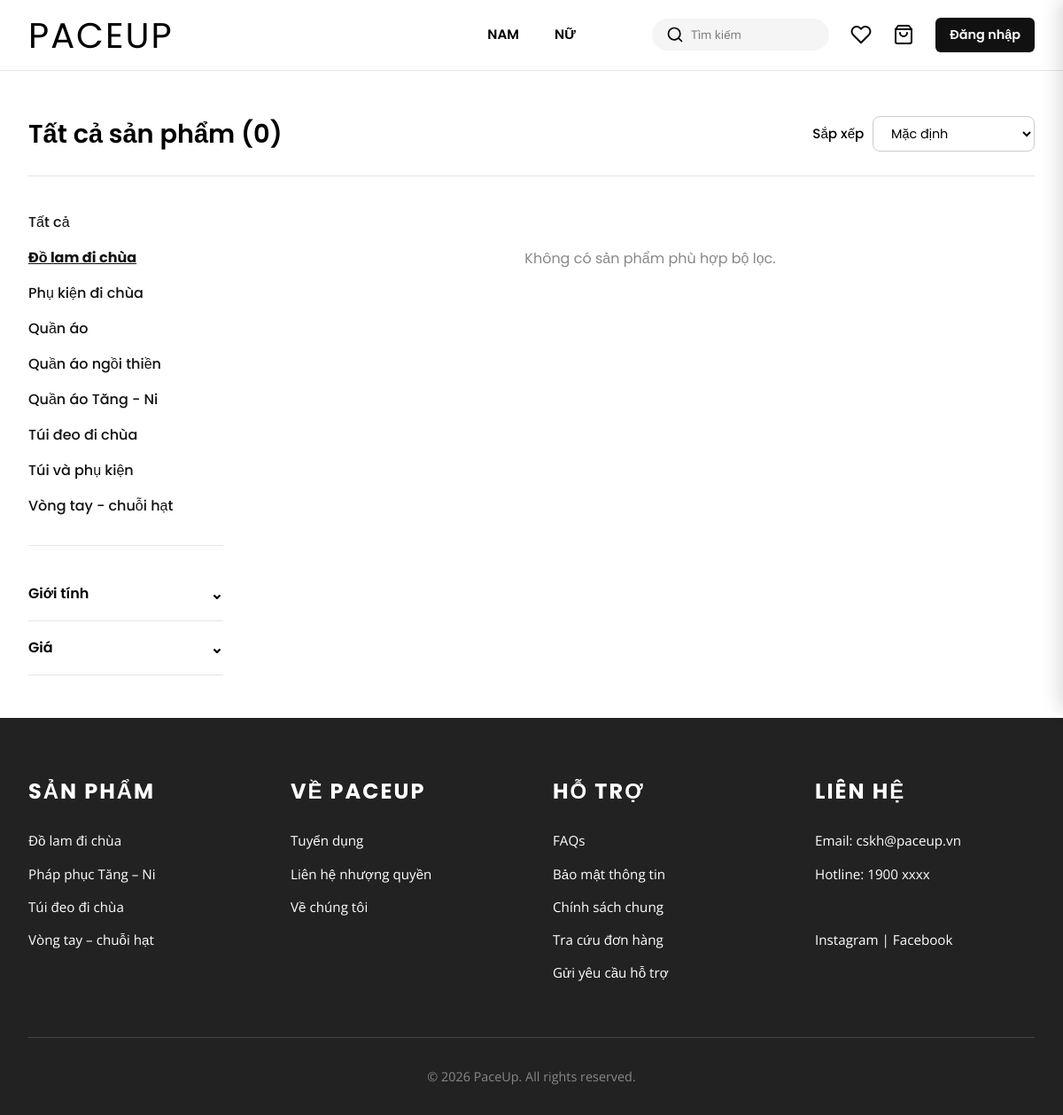
The app's page /shop?category=Đồ+lam+đi+chùa&gender=all with its own data.
### tables this page shows
CREATE TABLE IF NOT EXISTS `categories` (
  `id` INT UNSIGNED NOT NULL AUTO_INCREMENT,
  `parent_id` INT UNSIGNED DEFAULT NULL,
  `name` VARCHAR(150) NOT NULL,
  `slug` VARCHAR(180) NOT NULL,
  `description` TEXT DEFAULT NULL,
  `image_url` VARCHAR(500) DEFAULT NULL,
  `meta_title` VARCHAR(255) DEFAULT NULL,
  `meta_description` VARCHAR(500) DEFAULT NULL,
  `meta_image_url` VARCHAR(500) DEFAULT NULL,
  `status` TINYINT(1) NOT NULL DEFAULT 1 COMMENT '1: hiển thị, 0: ẩn',
  `sort_order` INT NOT NULL DEFAULT 0,
  `created_at` DATETIME NOT NULL DEFAULT CURRENT_TIMESTAMP,
  `updated_at` DATETIME NOT NULL DEFAULT CURRENT_TIMESTAMP ON UPDATE CURRENT_TIMESTAMP,
  PRIMARY KEY (`id`),
  UNIQUE KEY `categories_slug_unique` (`slug`),
  KEY `categories_parent_status_idx` (`parent_id`, `status`, `sort_order`),
  CONSTRAINT `categories_parent_fk`
    FOREIGN KEY (`parent_id`) REFERENCES `categories` (`id`)
    ON DELETE SET NULL ON UPDATE CASCADE
);

### app/Controller/ShopController.php (called while the page is built, shortened)
<?php
class ShopController {
    public function index() {
        $productModel = new Product();
        $gender = isset($_GET['gender']) ? strtolower(trim((string)$_GET['gender'])) : 'all';
        $gender = [
            'mens' => 'men',
            'womens' => 'women',
        ][$gender] ?? $gender;
        $category = $_GET['category'] ?? 'all';
        $sort = $_GET['sort'] ?? 'default';
        $priceRange = $_GET['price'] ?? 'all';
        $keyword = trim($_GET['q'] ?? '');
        $products = $productModel->getProductsByFilter([
            'gender' => $gender,
            'category' => $category,
            'price' => $priceRange,
            'sort' => $sort,
            'keyword' => $keyword
        ]);
        $categories = $productModel->getActiveCategories();
        require __DIR__ . '/../Views/shop.php';
    }
}

### app/Core/Router.php (called while the page is built, shortened)
<?php
class Router {
    protected $routes = [];
    public function add($route, $controller, $action) {
        $route = self::normalizePath($route);
        $controller = str_replace('/', '\\', trim($controller, '\\/'));
        $this->routes[$route] = [
            'controller' => $controller,
            'action' => $action
        ];
    }
    public function dispatch($url) {
        $url = self::normalizePath($url);
        $controller = new $controllerName();
        $action = $this->routes[$url]['action'];
        $controller->$action();
    }
    public static function normalizePath($path) {
        $path = parse_url((string) $path, PHP_URL_PATH);
        $path = str_replace('\\', '/', $path ?: '/');
        $path = preg_replace('#/+#', '/', $path);
        $path = '/' . trim($path, '/');
        return $path === '/' ? '/' : rtrim($path, '/');
    }
}

### app/Core/App.php (called while the page is built, shortened)
<?php
    class App {
        private static $autoloadRegistered = false;
        public static function run() {
            try {
                $path = self::currentPath();
                self::router()->dispatch($path);
            } catch (\Throwable $exception) {
                self::renderException($exception);
            }
        }
        public static function router() {
            $router = new Router();
            return $router;
        }
        public static function rootPath() {
            return dirname(__DIR__, 2);
        }
        public static function currentPath() {
            $requestPath = parse_url($_SERVER['REQUEST_URI'] ?? '/', PHP_URL_PATH);
            $requestPath = self::normalizeSlashes($requestPath ?: '/');
            return self::normalizeRoutePath($requestPath);
        }
        private static function registerAutoloader() {
            if (self::$autoloadRegistered) {
                return;
            }
            spl_autoload_register(function ($class) {
                $prefix = 'App\\';
                $relativeClass = substr($class, strlen($prefix));
                $file = self::rootPath() . '/app/' . str_replace('\\', '/', $relativeClass) . '.php';
            });
            self::$autoloadRegistered = true;
        }
        private static function normalizeSlashes($path) {
            return preg_replace('#/+#', '/', str_replace('\\', '/', (string) $path));
        }
        private static function normalizeRoutePath($path) {
            $path = parse_url((string) $path, PHP_URL_PATH);
            $path = '/' . trim(self::normalizeSlashes($path ?: '/'), '/');
            return $path === '/' ? '/' : rtrim($path, '/');
        }
    }

### index.php (called while the page is built)
<?php
require_once __DIR__ . '/app/Core/App.php';
App\Core\App::run();

### config/database.php (called while the page is built)
<?php
return [
    'host' => '127.0.0.1;port=8889',
    'dbname' => 'paceup_db',
    'user' => 'root',
    'password' => 'root',
    'charset' => 'utf8mb4'
];

### app/Models/Database.php (called while the page is built, shortened)
<?php
class Database {
    private static $instance = null;
    private $connection;
    private function __construct() {
        $config = require __DIR__ . '/../../config/database.php';
        $dsn = "mysql:host={$config['host']};dbname={$config['dbname']};charset={$config['charset']}";
        try {
            $this->connection = new PDO($dsn, $config['user'], $config['password']);
            $this->connection->setAttribute(PDO::ATTR_ERRMODE, PDO::ERRMODE_EXCEPTION);
            $this->connection->setAttribute(PDO::ATTR_DEFAULT_FETCH_MODE, PDO::FETCH_ASSOC);
            $this->ensureEcommerceSchema();
        } catch (PDOException $e) {
            die("Lỗi kết nối cơ sở dữ liệu: " . $e->getMessage());
        }
    }
    public static function getInstance() {
        if (!self::$instance) {
            self::$instance = new Database();
        }
        return self::$instance;
    }
    public function getConnection() {
        return $this->connection;
    }
    private function ensureEcommerceSchema(): void {
        try {
            $this->connection->exec("CREATE TABLE IF NOT EXISTS `schema_migrations` (
                `version` VARCHAR(100) NOT NULL,
                `applied_at` DATETIME NOT NULL DEFAULT CURRENT_TIMESTAMP,
                PRIMARY KEY (`version`)
            ) ENGINE=InnoDB DEFAULT CHARSET=utf8mb4 COLLATE=utf8mb4_unicode_ci");
            $stmt = $this->connection->prepare('SELECT 1 FROM schema_migrations WHERE version = :version LIMIT 1');
            $stmt->execute(['version' => 'ecommerce_business_v8']);
            if ($stmt->fetchColumn()) {
                return;
            }
            $this->connection->prepare('INSERT INTO schema_migrations (version) VALUES (:version)')->execute(['version' => 'ecommerce_business_v8']);
        } catch (PDOException $e) {
        }
    }
}

### app/Models/BaseModel.php (called while the page is built, shortened)
<?php
class BaseModel {
    public function __construct() {
        $this->db = Database::getInstance()->getConnection();
    }
}

### app/Models/Product.php (called while the page is built, shortened)
<?php
class Product extends BaseModel {
    public function __construct() {
        parent::__construct();
    }
    public function getProductsByFilter($filters = []) {
        $sql = "SELECT p.*, p.base_price AS price, c.name AS category,
                (SELECT image_url FROM product_images pi WHERE pi.product_id = p.id ORDER BY pi.is_primary DESC, pi.id ASC LIMIT 1) AS image
                FROM product p
                LEFT JOIN categories c ON p.category_id = c.id
                WHERE p.status = 1 AND (p.category_id IS NULL OR c.status = 1)
                AND EXISTS (SELECT 1 FROM product_variants pv_available WHERE pv_available.product_id = p.id)";
        $params = [];
        if (!empty($filters['category']) && $filters['category'] !== 'all') {
            $sql .= " AND c.name = :category";
            $params['category'] = $filters['category'];
        }
        if (!empty($filters['sort'])) {
            switch ($filters['sort']) {
                default:
                    $sql .= " ORDER BY p.id DESC";
                    break;
            }
        } else {
            $sql .= " ORDER BY p.id DESC";
        }
        $stmt = $this->db->prepare($sql);
        $stmt->execute($params);
        return $stmt->fetchAll(PDO::FETCH_ASSOC);
    }
    public function getActiveCategories() {
        $stmt = $this->db->prepare("SELECT * FROM categories WHERE status = 1 ORDER BY name ASC");
        $stmt->execute();
        return $stmt->fetchAll(PDO::FETCH_ASSOC);
    }
}

### app/Views/shop.php (the view, shortened to what this page needs)
<?php include __DIR__ . '/partials/header.php'; ?>
<?php
$gender = $gender ?? (isset($_GET['gender']) ? strtolower(trim((string)$_GET['gender'])) : 'all');
$gender = [
    'mens' => 'men',
    'womens' => 'women',
][$gender] ?? $gender;
$genderLabel = 'Tất cả sản phẩm';
$category = $_GET['category'] ?? 'all';
$sort = $_GET['sort'] ?? 'default';
$priceRange = $_GET['price'] ?? 'all';
$keyword = trim($_GET['q'] ?? '');
function shopUrl(array $overrides): string {
    $params = array_merge($_GET, $overrides);
    return BASE_URL . 'shop?' . http_build_query($params);
}
?>
<main>
    <section class="shop-page">
        <div class="shop-topbar">
            <h1><?= htmlspecialchars($genderLabel) ?> (<?= count($products) ?>)</h1>
            <div class="shop-sort">
                <form method="get" action="<?= BASE_URL ?>shop" id="sortForm">
                    <label for="sortSel">Sắp xếp</label>
                    <select name="sort" id="sortSel" onchange="this.form.submit()">
                        <option value="default" <?= $sort === 'default' ? 'selected' : '' ?>>Mặc định</option>
                    </select>
                </form>
            </div>
        </div>
        <div class="shop-layout">
            <aside class="shop-sidebar">
                <ul class="filter-cat-list">
                    <li><a href="<?= htmlspecialchars(shopUrl(['category' => 'all'])) ?>" class="<?= $category === 'all' ? 'active' : '' ?>">Tất cả</a></li>
                    <?php foreach ($categories as $c): ?>
                        <li><a href="<?= htmlspecialchars(shopUrl(['category' => $c['name'], 'gender' => 'all'])) ?>" class="<?= $category === $c['name'] ? 'active' : '' ?>"><?= htmlspecialchars($c['name']) ?></a></li>
                    <?php endforeach; ?>
                </ul>
                <details class="filter-group" <?= $gender !== 'all' ? 'open' : '' ?>>
                    <summary>Giới tính</summary>
                </details>
                <details class="filter-group" <?= $priceRange !== 'all' ? 'open' : '' ?>>
                    <summary>Giá</summary>
                </details>
            </aside>
            <div class="shop-grid">
                <?php if (empty($products)): ?>
                    <p class="shop-empty">
                        <?= $keyword !== '' ? 'Không tìm thấy kết quả cho "' . htmlspecialchars($keyword) . '".' : 'Không có sản phẩm phù hợp bộ lọc.' ?>
                    </p>
                <?php endif; ?>
            </div>
        </div>
    </section>
</main>
<?php include __DIR__ . '/partials/footer.php'; ?>

### assets/css/style.css (style rules this page uses)
:root { --primary-color: #000000; --bg-color: #ffffff; --text-color: #000000; --gray: #f5f5f5; --dark-gray: #333333; --border-color: #e5e5e5; --font-heading: 'Poppins', sans-serif; --font-body: 'Open Sans', sans-serif; --font-ui: 'Poppins', sans-serif; }
* { margin: 0; padding: 0; box-sizing: border-box; }
body { font-family: var(--font-body); background-color: var(--bg-color); color: var(--text-color); line-height: 1.6; }
h1, h2, h3, h4, h5, h6 { font-family: var(--font-heading); letter-spacing: normal; }
a { text-decoration: none; color: inherit; transition: color 0.3s; }
ul { list-style: none; }
.shop-page { padding: 3rem 2rem; max-width: 1400px; margin: 0 auto; }
.shop-topbar { display: flex; justify-content: space-between; align-items: center; margin-bottom: 2rem; padding-bottom: 1.5rem; border-bottom: 1px solid var(--border-color); }
.shop-topbar h1 { font-size: 1.8rem; text-transform: none; letter-spacing: normal; font-family: var(--font-ui); font-weight: 600; }
.shop-sort form { display: flex; align-items: center; gap: 0.6rem; }
.shop-sort label { font-family: var(--font-ui); font-size: 0.95rem; font-weight: 500; }
.shop-sort select { padding: 0.5rem 1rem; border: 1px solid #ccc; border-radius: 8px; font-family: var(--font-ui); font-size: 0.9rem; background: #fff; cursor: pointer; }
.shop-layout { display: grid; grid-template-columns: 220px 1fr; gap: 3rem; align-items: start; }
.shop-sidebar { position: sticky; top: 100px; font-family: var(--font-ui); }
.filter-cat-list { list-style: none; margin-bottom: 1.5rem; padding-bottom: 1.5rem; border-bottom: 1px solid var(--border-color); }
.filter-cat-list li a { display: block; padding: 0.45rem 0; font-size: 1rem; font-weight: 500; color: #111; }
.filter-cat-list li a.active { font-weight: 700; text-decoration: underline; }
.filter-group { border-bottom: 1px solid var(--border-color); padding: 1rem 0; }
.filter-group summary { font-size: 1rem; font-weight: 600; cursor: pointer; list-style: none; display: flex; justify-content: space-between; align-items: center; }
.filter-group summary::after { content: '⌄'; font-size: 1.1rem; transition: transform 0.2s; }
.shop-empty { grid-column: 1 / -1; text-align: center; color: #888; padding: 3rem; font-family: var(--font-ui); }
.shop-grid { display: grid; grid-template-columns: repeat(auto-fill, minmax(280px, 1fr)); gap: 3rem 2rem; }

### records on screen
categories: name "Đồ lam đi chùa"
categories: name "Phụ kiện đi chùa"
categories: name "Quần áo"
categories: name "Quần áo ngồi thiền"
categories: name "Quần áo Tăng - Ni"
categories: name "Túi đeo đi chùa"
categories: name "Túi và phụ kiện"
categories: name "Vòng tay - chuỗi hạt"

### other values on screen
$genderLabel "Tất cả sản phẩm"
count($products) "0"
